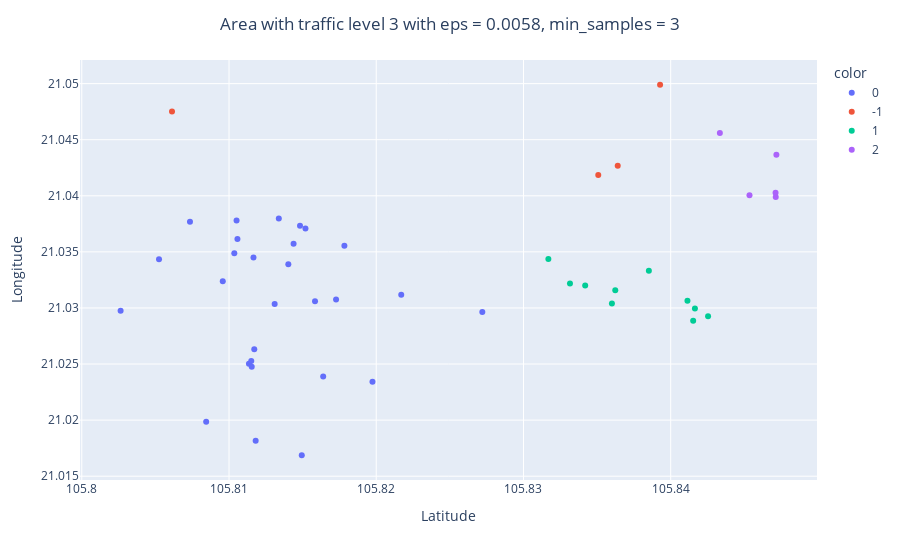

Notebook cell for this chart:
### Code cell
after_fig3 = px.scatter(TF_3,
                        x = "Latitude" , 
                        y = "Longitude", 
                        color=TF_3['labels'].astype(str),
                        )
after_fig3.update_layout(
            title={
            'text' : "Area with traffic level 3 with eps = 0.0058, min_samples = 3",
            'x':0.5,
            'xanchor': 'center',
        })
after_fig3

### Figure 1 — Plotly figure (JSON) as saved in the notebook; plotly's stock layout.template omitted (floating-point values rounded to 4 significant figures)
{"data": [{"hovertemplate": "color=0<br>Latitude=%{x}<br>Longitude=%{y}<extra></extra>", "legendgroup": "0", "marker": {"color": "#636efa", "symbol": "circle"}, "mode": "markers", "name": "0", "orientation": "v", "showlegend": true, "type": "scatter", "x": [105.8, 105.8, 105.8, 105.8, 105.8, 105.8, 105.8, 105.8, 105.8, 105.8, 105.8, 105.8, 105.8, 105.8, 105.8, 105.8, 105.8, 105.8, 105.8, 105.8, 105.8, 105.8, 105.8, 105.8, 105.8, 105.8, 105.8, 105.8], "xaxis": "x", "y": [21.04, 21.03, 21.03, 21.03, 21.03, 21.02, 21.03, 21.02, 21.02, 21.04, 21.04, 21.04, 21.04, 21.04, 21.03, 21.02, 21.02, 21.02, 21.03, 21.03, 21.03, 21.04, 21.04, 21.03, 21.03, 21.03, 21.03, 21.03], "yaxis": "y"}, {"hovertemplate": "color=-1<br>Latitude=%{x}<br>Longitude=%{y}<extra></extra>", "legendgroup": "-1", "marker": {"color": "#EF553B", "symbol": "circle"}, "mode": "markers", "name": "-1", "orientation": "v", "showlegend": true, "type": "scatter", "x": [105.8, 105.8, 105.8, 105.8], "xaxis": "x", "y": [21.05, 21.04, 21.04, 21.05], "yaxis": "y"}, {"hovertemplate": "color=1<br>Latitude=%{x}<br>Longitude=%{y}<extra></extra>", "legendgroup": "1", "marker": {"color": "#00cc96", "symbol": "circle"}, "mode": "markers", "name": "1", "orientation": "v", "showlegend": true, "type": "scatter", "x": [105.8, 105.8, 105.8, 105.8, 105.8, 105.8, 105.8, 105.8, 105.8, 105.8], "xaxis": "x", "y": [21.03, 21.03, 21.03, 21.03, 21.03, 21.03, 21.03, 21.03, 21.03, 21.03], "yaxis": "y"}, {"hovertemplate": "color=2<br>Latitude=%{x}<br>Longitude=%{y}<extra></extra>", "legendgroup": "2", "marker": {"color": "#ab63fa", "symbol": "circle"}, "mode": "markers", "name": "2", "orientation": "v", "showlegend": true, "type": "scatter", "x": [105.8, 105.8, 105.8, 105.8, 105.8], "xaxis": "x", "y": [21.05, 21.04, 21.04, 21.04, 21.04], "yaxis": "y"}], "layout": {"legend": {"title": {"text": "color"}, "tracegroupgap": 0}, "margin": {"t": 60}, "title": {"text": "Area with traffic level 3 with eps = 0.0058, min_samples = 3", "x": 0.5, "xanchor": "center"}, "xaxis": {"anchor": "y", "domain": [0, 1], "title": {"text": "Latitude"}}, "yaxis": {"anchor": "x", "domain": [0, 1], "title": {"text": "Longitude"}}}}
